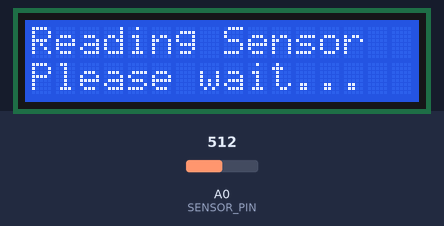
Recording of a sketch running on a simulated Arduino Uno, built with avr-gcc and run on an emulated ATmega328P. On the bench: 16×2 character LCD. The inputs (shaded band) are chosen by the test bench; at power-on: A0 (SENSOR_PIN) = 512. What the sketch prints to the serial monitor is not drawn.

Above: at 5.4 s.
5.5 s: A0 (SENSOR_PIN) set to 524
At 8.3 s:
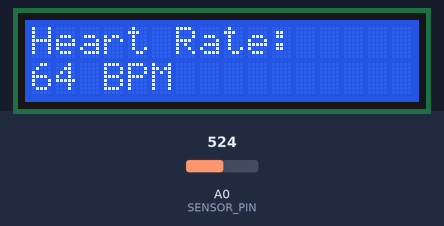
8.5 s: A0 (SENSOR_PIN) set to 511
10.0 s: A0 (SENSOR_PIN) set to 306
At 11.2 s:
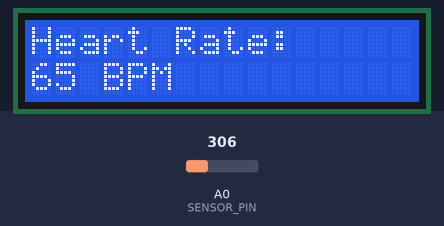
11.8 s: A0 (SENSOR_PIN) set to 290
At 14.0 s:
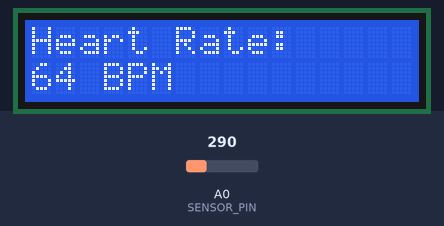
Timing chart, 0 to 15.5 s (numbered marks = the images above; inputs shaded):
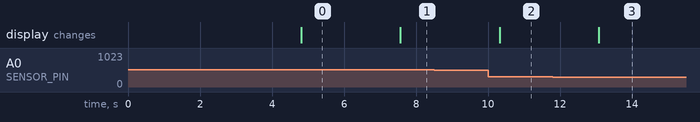

Measured:
- the behaviour switches between 517 and 518 on A0 (SENSOR_PIN) (found by bisection; images 0 and 1)
- after the input at 5.5 s, the display: changes after 2.1 s (image 1)
- after the input at 8.5 s, every drawn part: stays the same
- after the input at 10.0 s, the display: changes after 0.32 s (image 2)
- after the input at 11.8 s, the display: changes after 1.3 s (image 3)

The sketch:

sketch_apr8a.ino
```cpp
#include "arduinoFFT.h"
#include "LiquidCrystal.h"

#define SENSOR_PIN A0

LiquidCrystal lcd(12, 11, 5, 4, 3, 2);

const float ema_factor = 0.5;
const int smudge_width = 2;

const uint16_t samples = 128;
const float sample_frequency = 50.0;
// Make these unsigned long to handle the massive numbers of micros()
const unsigned long sample_period = 1000000 / sample_frequency;
unsigned long next_target_time;

float vReal[samples];
float vImag[samples];

ArduinoFFT<float> FFT = ArduinoFFT<float>(vReal, vImag, samples, sample_frequency);

float ema_smooth_value;

void setup() {
  Serial.begin(115200);
  pinMode(SENSOR_PIN, INPUT);

  ema_smooth_value = analogRead(SENSOR_PIN);

  lcd.begin(16, 2);
  lcd.setCursor(0, 0);
  lcd.print("Hello :0");
  // lcd.setCursor(0, 1);
  // lcd.print("Xeramian :3");

  delay(2000);
}

void loop() {
  next_target_time = micros();

  // ==========================================
  // GATHERING PHASE (Bug 1 & 2 Fixed)
  // ==========================================
  for (int i = 0; i < samples; i++) {
    int rawValue = analogRead(SENSOR_PIN);

    // 1. Calculate the smoothed value
    ema_smooth_value = ema_factor * rawValue + (1.0 - ema_factor) * ema_smooth_value;

    // 2. Save the smoothed value to the array
    vReal[i] = ema_smooth_value;

    // 3. Reset the imaginary array every time!
    vImag[i] = 0.0;

    next_target_time += sample_period;
    while (micros() < next_target_time);
  }

  // ==========================================
  // FFT MATH PHASE
  // ==========================================
  FFT.dcRemoval();
  FFT.windowing(FFTWindow::Hamming, FFTDirection::Forward);
  FFT.compute(FFTDirection::Forward);
  FFT.complexToMagnitude();

  float max_mag = 0;
  int max_bin = 0;

  for (int i = 2; i <= 10; i++) {
    if (vReal[i] > max_mag) {
      max_mag = vReal[i];
      max_bin = i;
    }
  }

  // ==========================================
  // HARMONIC & CENTROID PHASE (Bug 3 Fixed)
  // ==========================================
  int true_bin = max_bin;
  int half_bin = max_bin / 2;

  // Proper Harmonic Check: Is the half-bin strong enough to be the true beat?
  if (half_bin >= 2 && vReal[half_bin] > (max_mag * 0.30)) {
    true_bin = half_bin;
  }

  float weighted_sum = 0.0;
  float total_mag = 0.0;

  // Draw the "smudge" boundaries strictly around the verified true_bin
  int start_bin = max(2, true_bin - smudge_width);
  int end_bin = min(10, true_bin + smudge_width);

  for (int i = start_bin; i <= end_bin; i++) {
    float binFreq = i * (sample_frequency / samples);
    weighted_sum += (binFreq * vReal[i]);
    total_mag += vReal[i];
  }

  // ==========================================
  // OUTPUT PHASE
  // ==========================================
  Serial.print("Mag: ");
  Serial.println(total_mag);

  lcd.clear();

  if (total_mag > 80.0) {

    float heart_beat_freq = weighted_sum / total_mag;
    int bpm = round(heart_beat_freq * 60.0);

    Serial.print("True Freq: ");
    Serial.print(heart_beat_freq);
    Serial.print(" Hz  |  BPM: ");
    Serial.println(bpm);

    lcd.setCursor(0, 0);
    lcd.print("Heart Rate:");
    lcd.setCursor(0, 1);
    lcd.print(bpm);
    lcd.print(" BPM");

  } else {
    Serial.println("Signal too weak...");
    lcd.print("Reading Sensor");
    lcd.setCursor(0, 1);
    lcd.print("Please wait...");
  }
}
```
